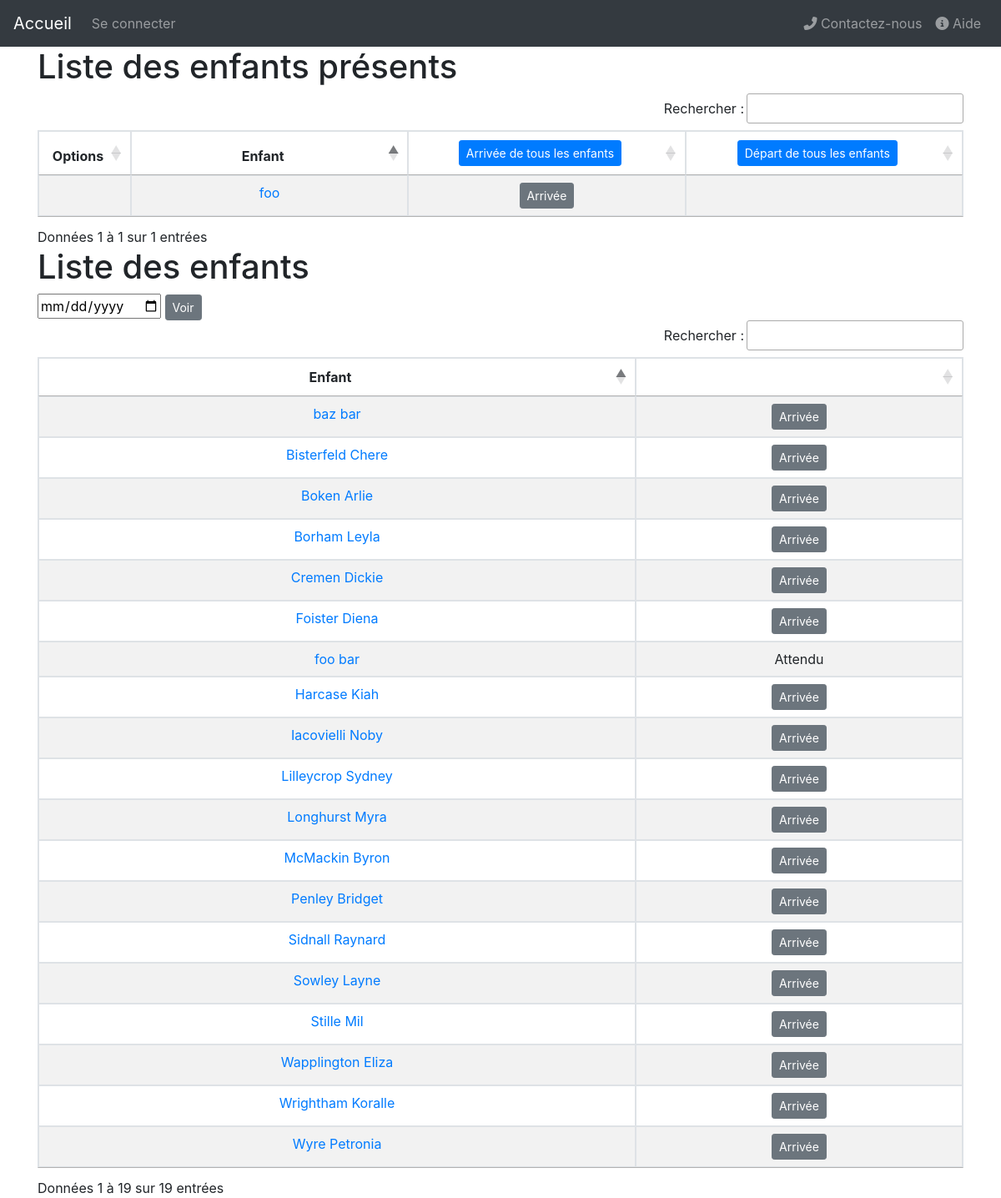
Screenshot of /enfant/ with the database file from the repository.
### garderie/models.py (models this page shows, shortened)
class Child(models.Model):
	parent=models.ForeignKey(Parent, on_delete=models.DO_NOTHING, related_name='child_set')
	first_name=models.CharField(max_length=100, verbose_name="Prénom")
	last_name=models.CharField(max_length=100, verbose_name="Nom")
	second_parent=models.ForeignKey(Parent, on_delete=models.DO_NOTHING, related_name='child_set2', null=True)
	def __str__(self):
		return self.first_name+" "+self.last_name
	def get_full_name(self):
		return str(self)
	def incomplete_schedule(self):
		for schedule in self.schedule_set.all():
			if schedule.departure==None:
				return schedule
	def next_presence(self):
		all_occurrences=[presence.next_occurrence() for presence in self.expectedpresence_set.all()]
		if all_occurrences:
			return min(all_occurrences)
		else:
			return None
	def present_next_time(self):
		next=self.next_presence()
		today=timezone.now()
		if next:
			return next[0].day==today.day and next[1].hour_arrival<today.hour and next[1].hour_departure>today.hour
		else:
			return False
	def schedule_to_display(self):
		res=self.incomplete_schedule()
		if not res:
			if self.was_here():
				return self.schedule_set.latest('id')
			return None
		return res
	def was_here(self):
		today=timezone.now()
		for schedule in self.schedule_set.all():
			if not schedule.departure or schedule.departure+timedelta(hours=3)>today:
				return True
		return False

### garderie/views/enfant.py (the view)
# urls.py: path('enfant/', views.ChildrenListView.as_view(), name='children_list'),
class ChildrenListView(generic.ListView):
	template_name='garderie/children_list.html'
	context_object_name='children_list'
	def get_queryset(self):
		return {'all_children': Child.objects.all(),
						'current_schedules': Schedule.objects.incomplete_schedules()
					 }

### garderie/context_processors.py (called while the page is built)
def settings_processor(request):
	return {'settings':Config.objects.get_config()}

### garderie/managers.py (called while the page is built)
	def get_config(self):
		try:
			config=super().get_queryset()[0]
		except models.Config.DoesNotExist:
			config=models.Config()
			config.save()
		return config

	def incomplete_schedules(self):
		return super().get_queryset().filter(departure=None)

### garderie/models.py (called while the page is built)
	@property
	def hour_arrival(self):
		return 0 if self.period==0 else 12

	@property
	def hour_departure(self):
		return 12 if self.period==0 else 20

	def next_occurrence(self):
		today=timezone.now()
		today_occurrence=today.replace(hour=self.hour_departure, minute=0, second=0) # standardisation de la période
		true_selfday=self.day-1
		week_determiner=7 if (today_occurrence.hour<=today.hour and today.weekday()==true_selfday) or today.weekday()>true_selfday else 0
		return (today_occurrence+timedelta(days=(-today_occurrence.weekday())+true_selfday+week_determiner), self)

### garderie/templates/garderie/children_list.html (shortened to what this page needs)
{% extends 'garderie/base.html' %}
{% load static %}
{% block body %}
<div class="container">
	<h1>Liste des enfants présents</h1>
	<table id="table1" class="table table-striped table-bordered">
		<thead>
			<tr>
				<th>Options</th>
				<th>Enfant</th>
				<th><button class="button_all_arrivals btn btn-primary btn-sm">Arrivée de tous les enfants</button></th>
				<th><button class="button_all_departures btn btn-primary btn-sm">Départ de tous les enfants</button></th>
			</tr>
		</thead>
		<tbody>
		{% for child in children_list.all_children %}
			{% if child.present_next_time or child.incomplete_schedule or child.was_here %}
				{% with schedule=child.schedule_to_display %}
				<tr class="child_in" data-cid="{{child.id}}" data-sid="{{schedule.id}}" >
					<td>
					</td>
					<td>
						<a href="{% url 'child_profile' child.id %}">
								{{child.first_name}}
						</a>
					</td>
					<td> {% if schedule %}
						<input type="time"class="input_arrival" required value="{{schedule.arrival |default_if_none:''|date:"G:i"}}"></input>
							{% else %}
								<button class="button_in_arrival btn btn-secondary btn-sm">Arrivée</button>
							{% endif %}
					</td>
					<td>
					</td>
				</tr>
				{% endwith %}
			{% endif %}
		{% endfor %}
		</tbody>
	</table>
	<h1>Liste des enfants</h1>
	<input id="input_date_day" type="date"></input>
	<button id="submit_date_day" class="btn btn-secondary btn-sm" type="submit">Voir</button>
	<table id="table2" class="table table-striped table-bordered">
		<thead>
			<tr>
				<th>Enfant</th>
				<th></th>
			</tr>
		</thead>
		<tbody>
			{% for child in children_list.all_children %}
			<tr class="child_out" data-cid="{{child.id}}">
				<td>
					<a href="{% url 'child_profile' child.id %}">
							{{child.get_full_name}}
					</a>
				</td>
				<td> {% if child.present_next_time %}
							<span>Attendu</span>
							{% elif child.incomplete_schedule or child.was_here %}
								<span>Présent</span>
							{% else %}
								<button type="button" class="button_out_arrival btn btn-secondary btn-sm">Arrivée</button>
							{% endif %}
				</td>
				</tr>
			{% endfor %}
		</tbody>
	</table>
</div>
{% endblock %}

### rows the page displays
Child: first_name "foo", get_full_name "foo bar", shows "Attendu"
Child: get_full_name "Foister Diena", shows "Arrivée"
Child: get_full_name "Lilleycrop Sydney", shows "Arrivée"
Child: get_full_name "Stille Mil", shows "Arrivée"
Child: get_full_name "Borham Leyla", shows "Arrivée"
Child: get_full_name "Bisterfeld Chere", shows "Arrivée"
Child: get_full_name "Harcase Kiah", shows "Arrivée"
Child: get_full_name "Longhurst Myra", shows "Arrivée"
Child: get_full_name "Cremen Dickie", shows "Arrivée"
Child: get_full_name "McMackin Byron", shows "Arrivée"
Child: get_full_name "Wrightham Koralle", shows "Arrivée"
Child: get_full_name "Iacovielli Noby", shows "Arrivée"
Child: get_full_name "Sowley Layne", shows "Arrivée"
Child: get_full_name "Sidnall Raynard", shows "Arrivée"
Child: get_full_name "Wapplington Eliza", shows "Arrivée"
Child: get_full_name "Boken Arlie", shows "Arrivée"
Child: get_full_name "Wyre Petronia", shows "Arrivée"
Child: get_full_name "Penley Bridget", shows "Arrivée"
Child: get_full_name "baz bar", shows "Arrivée"
